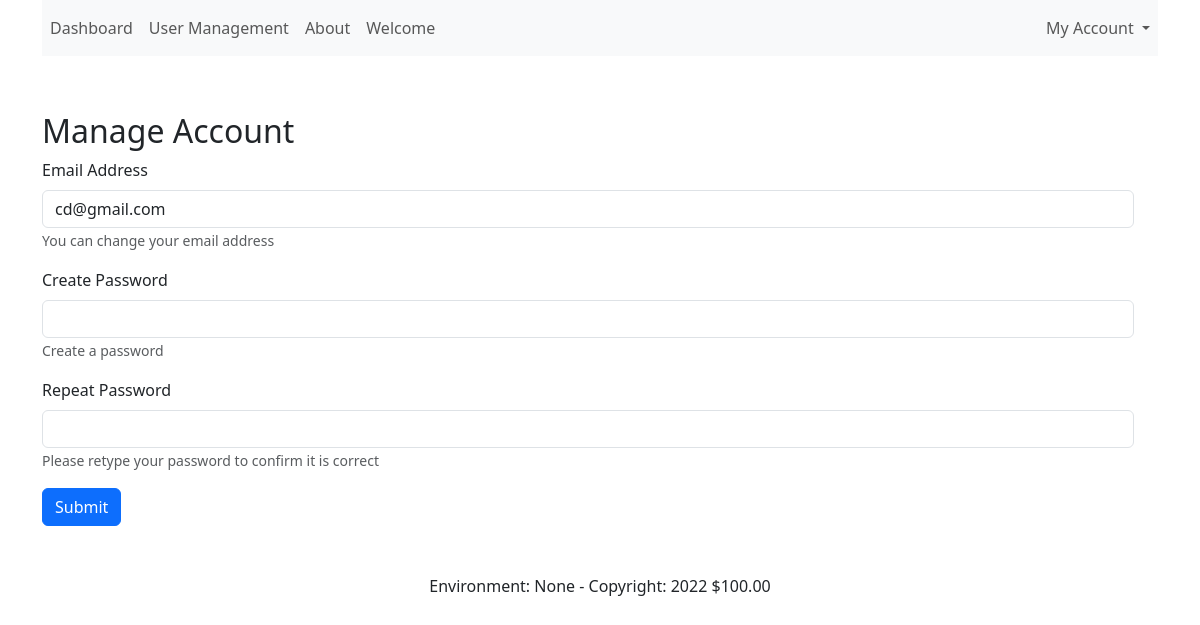
Before: /account (signed in) with the older database file.
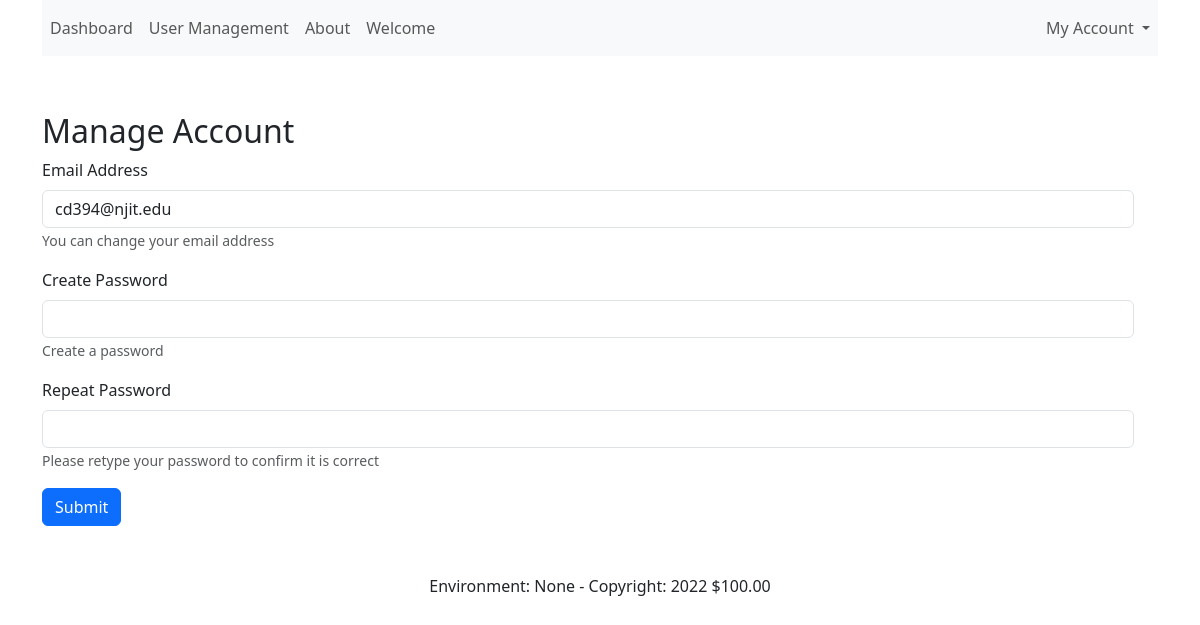
After: the same page with the newer database file.
### app/db/models/__init__.py (models this page shows, shortened)
class User(UserMixin, db.Model):
    __tablename__ = 'users'
    __table_args__ = {'extend_existing': True}
    id = db.Column(db.Integer, primary_key=True)
    email = db.Column(db.String(120), unique=True, nullable=False)
    password = db.Column(db.String(300), nullable=False, unique=True)
    about = db.Column(db.String(300), nullable=True, unique=False)
    authenticated = db.Column(db.Boolean, default=False)
    registered_on = db.Column('registered_on', db.DateTime)
    active = db.Column('is_active', db.Boolean(), nullable=False, server_default='1')
    is_admin = db.Column('is_admin', db.Boolean(), nullable=False, server_default='0')
    songs = db.relationship("Song", back_populates="user", cascade="all, delete", lazy=True)
    def is_active(self):
        return True
    def get_id(self):
        return self.id

### app/auth/__init__.py (the view, shortened to what this page needs)
@auth.route('/account', methods=['POST', 'GET'])
def edit_account():
    user = User.query.get(current_user.get_id())
    form = security_form(obj=user)
    return render_template('manage_account.html', form=form)

### app/auth/forms/__init__.py
class security_form(FlaskForm):
    email = EmailField('Email Address', [
        validators.DataRequired(),
    ], description="You can change your email address")
    password = PasswordField('Create Password', [
        validators.DataRequired(),
        validators.EqualTo('confirm', message='Passwords must match'),
    ], description="Create a password ")
    confirm = PasswordField('Repeat Password', description="Please retype your password to confirm it is correct")
    submit = SubmitField()

class login_form(FlaskForm):
    email = EmailField('Email Address', [
        validators.DataRequired(),
    ])
    password = PasswordField('Password', [
        validators.DataRequired(),
        validators.length(min=6, max=35)
    ])
    submit = SubmitField()

### app/__init__.py (called while the page is built)
@login_manager.user_loader
def user_loader(user_id):
    try:
        return User.query.get(int(user_id))
    except:
        return None

### app/logging_config/__init__.py (called while the page is built)
@log_con.before_app_request
def before_request_logging():
    current_app.logger.info("Before Request")
    log = logging.getLogger("myApp")
    log.info("My App Logger")

### app/auth/templates/manage_account.html
{% extends "base.html" %}
{% block content %}
    {% from 'bootstrap5/form.html' import render_form, render_field, render_form_row %}
    <div class="row">
         <div class="mx-auto">
             <h2>Manage Account</h2>
             {{ render_form(form) }}
         </div>
    </div>
{% endblock %}

Changed rows visible on the page:
changed User: email "cd@gmail.com" → "cd394@njit.edu"
